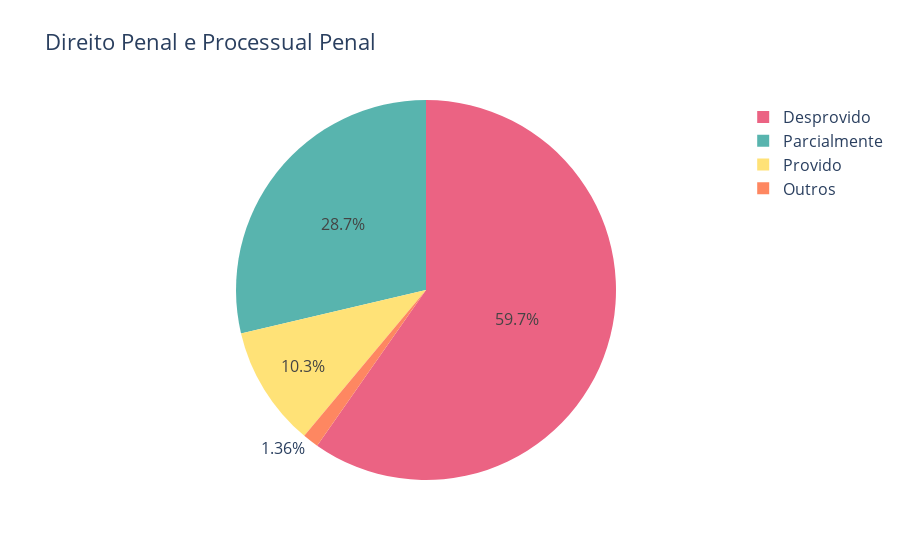

This figure's notebook cell:
### Code cell
labels = counts_decision.index
values = counts_decision.values

fig = go.Figure(data=[go.Pie(labels=labels, values=values, marker_colors=colors)])
fig.update_layout(
    title="Direito Penal e Processual Penal",
    font=dict(
        size=16,
    )
)
fig.show()

### Figure 1 — Plotly figure (JSON) as saved in the notebook; plotly's stock layout.template omitted (floating-point values rounded to 4 significant figures)
{"data": [{"labels": ["Desprovido", "Parcialmente", "Provido", "Outros"], "marker": {"colors": ["#eb6383", "#58b4ae", "#ffe277", "#fe8761"]}, "type": "pie", "values": [704, 338, 121, 16]}], "layout": {"font": {"size": 16}, "title": {"text": "Direito Penal e Processual Penal"}}}
